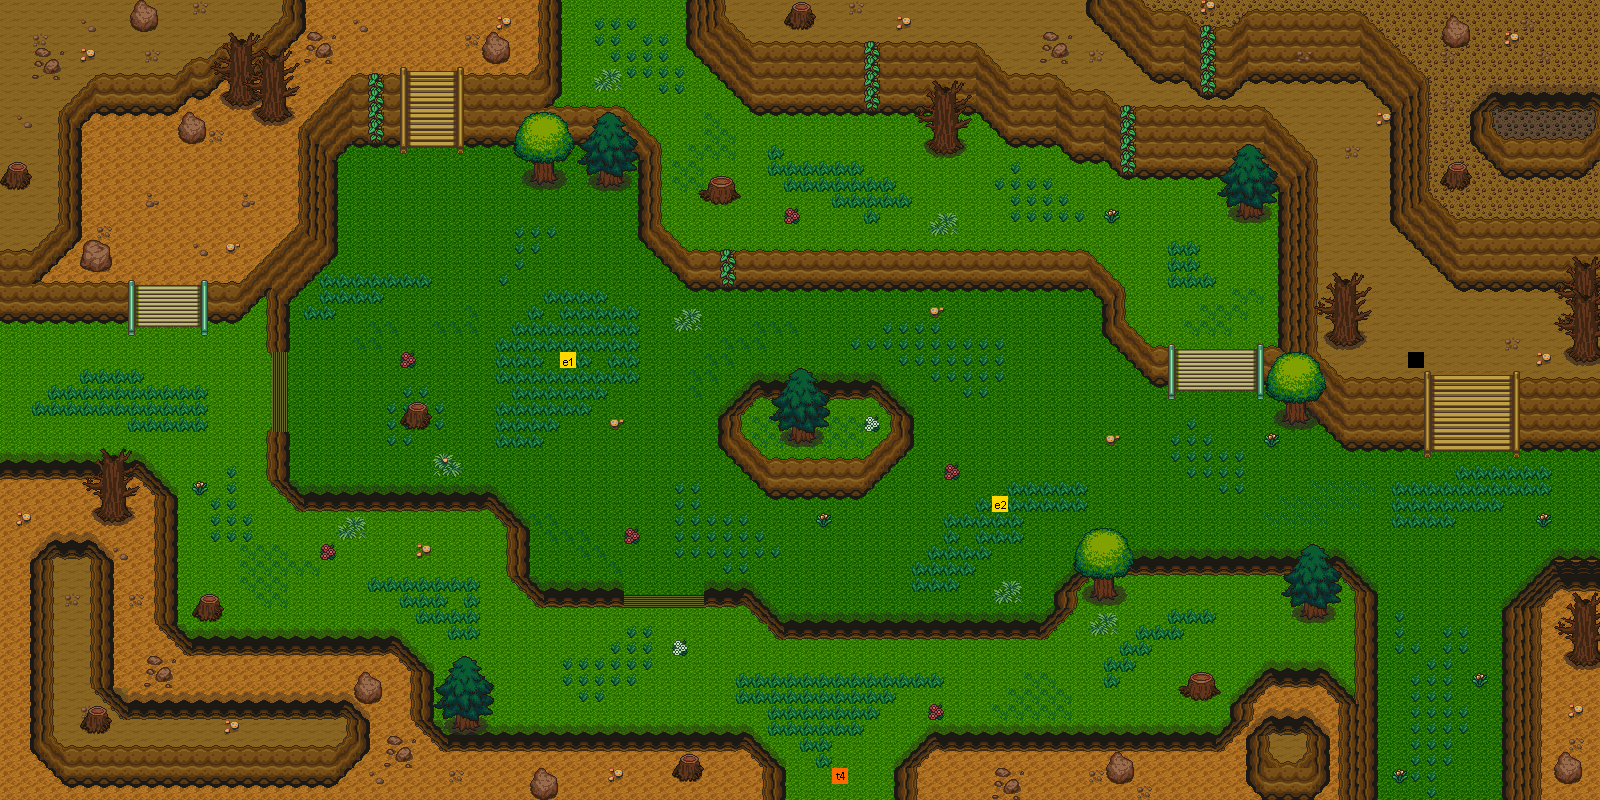

A 2D game scene composited from a Tiled map and its tileset images. What follows is a short description and the map's XML, with each tile layer's data collapsed to a summary:
An orthogonal 100x50 tile map with 16x16 px tiles, 9 tile layers (ground0, ground1, wall0, wall1, ...), 2 hidden layers not drawn, 9 tilesets.

<map version="1.0" orientation="orthogonal" renderorder="right-down" width="100" height="50" tilewidth="16" tileheight="16">
 <tileset firstgid="1" name="1" tilewidth="16" tileheight="16">
  <image source="../../tileset/v1.3/1.png" width="800" height="800" />
 </tileset>
 <tileset firstgid="2501" name="2" tilewidth="16" tileheight="16">
  <image source="../../tileset/v1.3/2.png" width="800" height="800" />
 </tileset>
 <tileset firstgid="5001" name="3" tilewidth="16" tileheight="16">
  <image source="../../tileset/v1.3/3.png" width="800" height="800" />
 </tileset>
 <tileset firstgid="7501" name="4" tilewidth="16" tileheight="16">
  <image source="../../tileset/v1.3/4.png" width="800" height="800" />
 </tileset>
 <tileset firstgid="10001" name="5" tilewidth="16" tileheight="16">
  <image source="../../tileset/v1.3/5.png" width="800" height="800" />
 </tileset>
 <tileset firstgid="12501" name="6" tilewidth="16" tileheight="16">
  <image source="../../tileset/v1.3/6.png" width="800" height="800" />
 </tileset>
 <tileset firstgid="15001" name="7" tilewidth="16" tileheight="16">
  <image source="../../tileset/v1.3/7.png" width="800" height="800" />
 </tileset>
 <tileset firstgid="17501" name="8" tilewidth="16" tileheight="16">
  <image source="../../tileset/v1.3/8.png" width="800" height="800" />
 </tileset>
 <tileset firstgid="20001" name="9" tilewidth="16" tileheight="16">
  <image source="../../tileset/v1.3/9.png" width="800" height="800" />
 </tileset>
 <layer name="ground0" width="100" height="50">
  <data>[5000 cells, 4999 non-empty, 6 distinct tile ids]</data>
 </layer>
 <layer name="ground1" width="100" height="50">
  <data>[5000 cells, 10 non-empty, 3 distinct tile ids]</data>
 </layer>
 <layer name="wall0" width="100" height="50">
  <data>[5000 cells, 2073 non-empty, 255 distinct tile ids]</data>
 </layer>
 <layer name="wall1" width="100" height="50">
  <data>[5000 cells, 507 non-empty, 155 distinct tile ids]</data>
 </layer>
 <layer name="wall2" width="100" height="50">
  <data>[5000 cells, 176 non-empty, 87 distinct tile ids]</data>
 </layer>
 <layer name="wall3" width="100" height="50">
  <data>[5000 cells, 24 non-empty, 12 distinct tile ids]</data>
 </layer>
 <layer name="deco0" width="100" height="50">
  <data>[5000 cells, 698 non-empty, 51 distinct tile ids]</data>
 </layer>
 <layer name="deco1" width="100" height="50">
  <data>[5000 cells, 358 non-empty, 84 distinct tile ids]</data>
 </layer>
 <layer name="ABOVE_OVERWRITE" width="100" height="50" visible="0" opacity="0.9">
  <data>[5000 cells, 0 non-empty, 0 distinct tile ids]</data>
 </layer>
 <layer name="COLLISION_OVERWRITE" width="100" height="50" visible="0">
  <data>[5000 cells, 0 non-empty, 0 distinct tile ids]</data>
 </layer>
 <layer name="SPOT" width="100" height="50">
  <data>[5000 cells, 3 non-empty, 3 distinct tile ids]</data>
 </layer>
</map>
